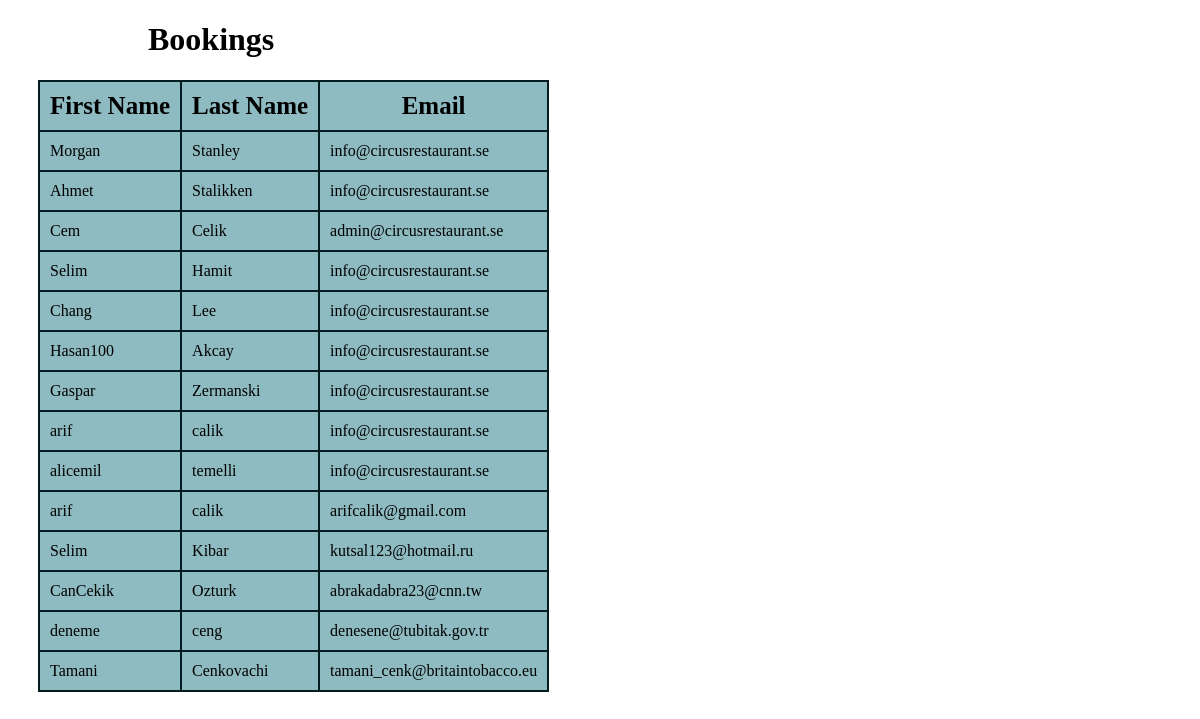
The page /AppTwo/ on the database its author committed.
### AppTwo/models.py (models this page shows)
class Customer(models.Model):
  first_name = models.CharField(max_length=100)
  last_name = models.CharField(max_length=100)
  email = models.EmailField(max_length = 100, default="info@circusrestaurant.se")

### AppTwo/views.py (the view)
# urls.py: path('AppTwo/', views.AppTwo, name='AppTwo'),
def AppTwo(request):
  customers = Customer.objects.all().values()
  template = loader.get_template('bookings.html')
  return HttpResponse(template.render({'customers': customers,}, request))

### AppTwo/templates/bookings.html (shortened to what this page needs)
<!DOCTYPE html>
<html>
  <head>
  </head>
<body>
<h1 style="margin-left: 140px;">Bookings</h1>
<table>
  <tr>
    <th>First Name</th>
    <th>Last Name</th>
    <th>Email</th>
  </tr>
  {% for person in customers %}
    <tr>
      <td>{{ person.first_name }}</td>
      <td>{{ person.last_name }}</td>
      <td>{{ person.email }}</td>
    </tr>
  {% endfor %}
</table>
</body>
</html>

### AppTwo/templates/bookings.html (style rules this page uses)
table, th, tr, td { background-color: rgb(142, 187, 193); border: 2px solid rgb(3, 28, 31); padding: 10px; border-collapse: collapse; margin-left: 30px; }
th, ol { padding: 10px; font-size: 25px; margin-left: 30px; }
td , ol { border-radius: 50px; }

### rows shown on the page
Customer: first_name "Morgan", last_name "Stanley", email "info@circusrestaurant.se"
Customer: first_name "Ahmet", last_name "Stalikken", email "info@circusrestaurant.se"
Customer: first_name "Cem", last_name "Celik", email "admin@circusrestaurant.se"
Customer: first_name "Selim", last_name "Hamit", email "info@circusrestaurant.se"
Customer: first_name "Chang", last_name "Lee", email "info@circusrestaurant.se"
Customer: first_name "Hasan100", last_name "Akcay", email "info@circusrestaurant.se"
Customer: first_name "Gaspar", last_name "Zermanski", email "info@circusrestaurant.se"
Customer: first_name "arif", last_name "calik", email "info@circusrestaurant.se"
Customer: first_name "alicemil", last_name "temelli", email "info@circusrestaurant.se"
Customer: first_name "arif", last_name "calik", email "arifcalik@gmail.com"
Customer: first_name "Selim", last_name "Kibar", email "kutsal123@hotmail.ru"
Customer: first_name "CanCekik", last_name "Ozturk", email "abrakadabra23@cnn.tw"
Customer: first_name "deneme", last_name "ceng", email "denesene@tubitak.gov.tr"
Customer: first_name "Tamani", last_name "Cenkovachi", email "tamani_cenk@britaintobacco.eu"
